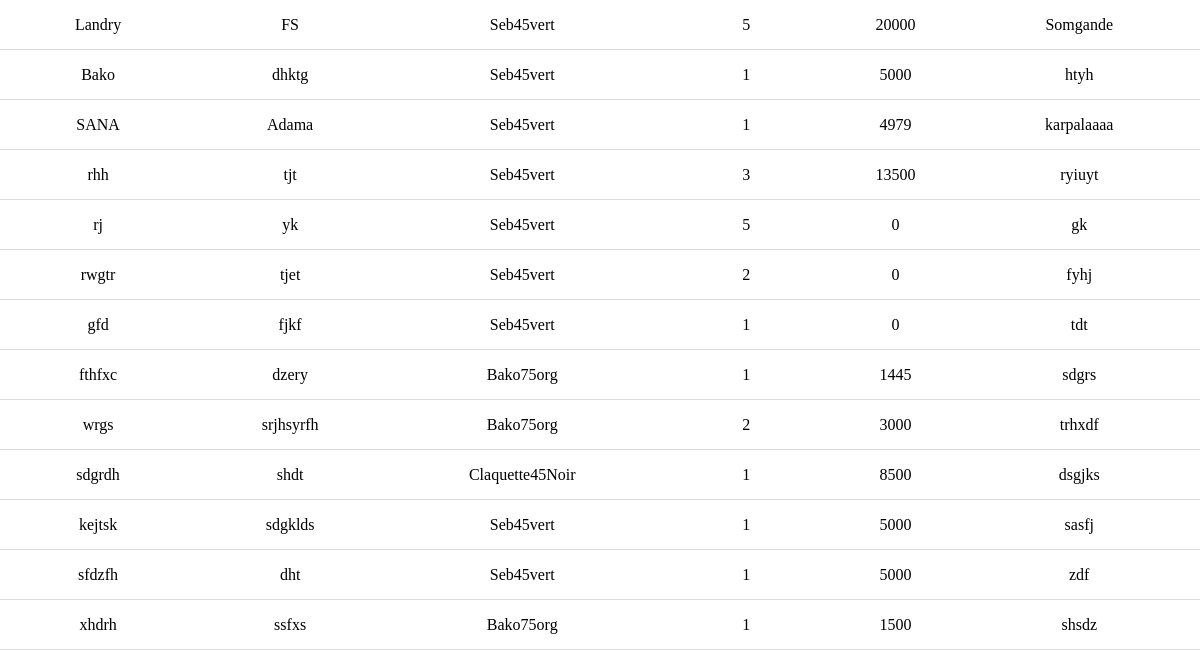
Page /factures (signed in, lower part) on the earlier database version.
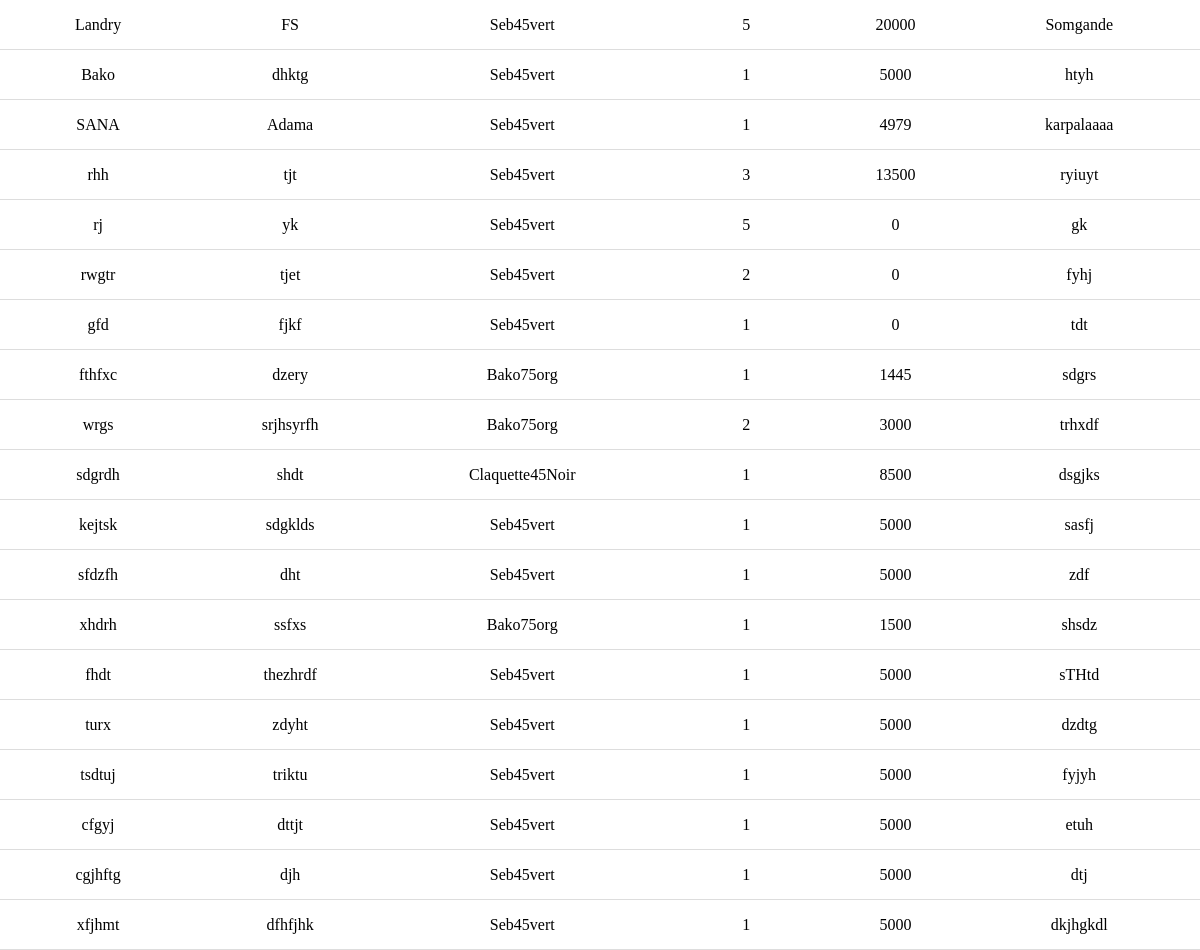
Same page on the later database version.
### Gestion/models.py (models this page shows, shortened)
class Facture(models.Model):
    No = models.AutoField(primary_key=True)
    Nom = models.CharField(max_length=25)
    Prenom = models.TextField()
    Telephone = models.CharField(max_length=8)
    Produit = models.ForeignKey(Produit, related_name='factures', on_delete=models.CASCADE)
    Quantite = models.IntegerField(default=1)
    Montant = models.IntegerField(default=1)
    Rabais = models.IntegerField(default=0)
    Total = models.IntegerField(default=0)
    Lieu = models.TextField(default="Boutique")
    Livreur = models.CharField(max_length=10, default="Boutique")
    date_et_heure = models.DateTimeField(auto_now=True)
    class meta:
        ordering = ['-date_added']
        verbose_name = ("Facture")
        verbose_name_plural = ("Factures")

class Produit(models.Model):
    Name = models.CharField(max_length=15)
    Description = models.TextField()
    Prix = models.IntegerField(default=8500)
    Quantite = models.IntegerField(default=0)
    Id = models.CharField(max_length=30, primary_key=True)
    Image = models.ImageField(upload_to= 'media', blank=True)
    date_added = models.DateTimeField(auto_now=True)
    def __str__(self) -> str:
        return f"{self.Id}"
    class meta:
        ordering = ['-date_added']
        verbose_name = ("Produit")
        verbose_name_plurial = ("Produits")

### Gestion/views.py (the view)
# urls.py: path('factures', facture, name='page_factures'),
@login_required(login_url='login')
def facture(request):
    if(request.method == "GET"):
        factures = Facture.objects.all()
        context = {"factures": factures}
        return render (request, 'gestion/factures.html', context=context)

### Gestion/templates/gestion/factures.html (shortened to what this page needs)
<!DOCTYPE html>
<html>
<head>
</head>
<body>
    <table>
        {% for facture in factures %}
        <tr onclick="window.location='{% url 'profil_facture' facture_id=facture.No %}';" style="cursor: pointer;">
            <td>{{ facture.Nom }}</td>
            <td>{{ facture.Prenom }}</td>
            <td>{{ facture.Produit }}</td>
            <td>{{ facture.Quantite }}</td>
            <td>{{ facture.Total }}</td>
            <td>{{ facture.Lieu }}</td>
        </tr>
        {% endfor %}
    </table>
</body>
</html>

Differences in the rows shown:
added Facture: Nom "fhdt", Prenom "thezhrdf", Produit "Seb45vert", Quantite "1", Total "5000", Lieu "sTHtd"
added Facture: Nom "turx", Prenom "zdyht", Produit "Seb45vert", Quantite "1", Total "5000", Lieu "dzdtg"
added Facture: Nom "tsdtuj", Prenom "triktu", Produit "Seb45vert", Quantite "1", Total "5000", Lieu "fyjyh"
added Facture: Nom "cfgyj", Prenom "dttjt", Produit "Seb45vert", Quantite "1", Total "5000", Lieu "etuh"
added Facture: Nom "cgjhftg", Prenom "djh", Produit "Seb45vert", Quantite "1", Total "5000", Lieu "dtj"
added Facture: Nom "xfjhmt", Prenom "dfhfjhk", Produit "Seb45vert", Quantite "1", Total "5000", Lieu "dkjhgkdl"
